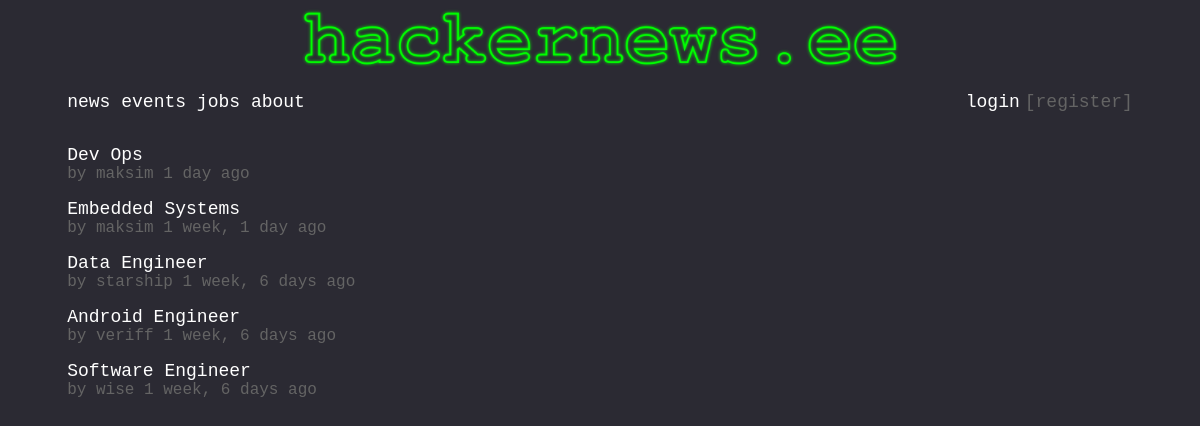
The app's page /jobs/, older data.
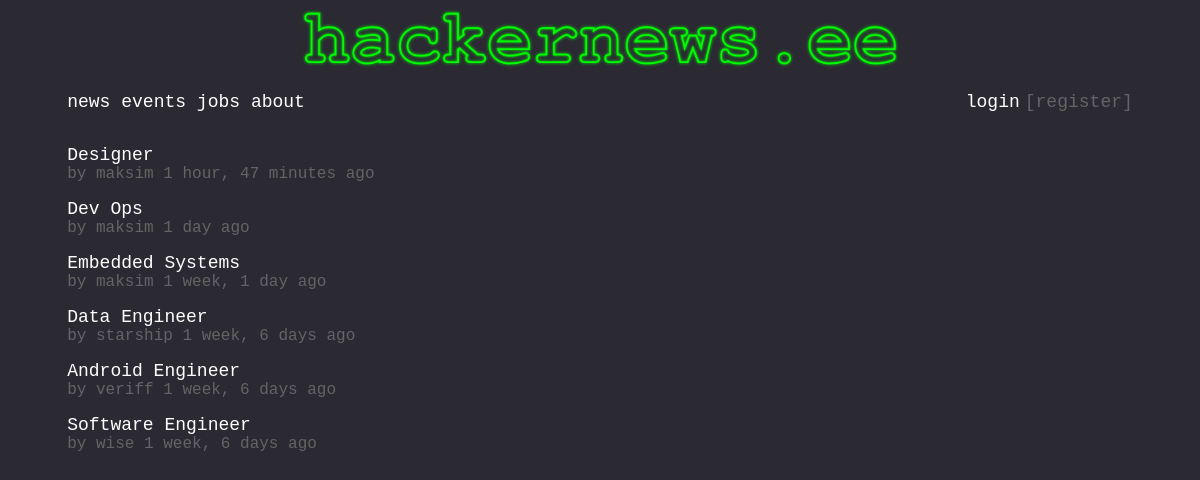
The same page, newer data.
### JobPost/models.py (models this page shows)
class JobPost(models.Model):
    title = models.CharField(max_length=100, blank=False)
    description = models.TextField(blank=False)
    author = models.CharField(max_length=20, blank=False)
    time = models.DateTimeField(auto_now_add=True, blank=False)
    url = models.URLField(max_length=300, blank=False)

### pages/views.py (the view)
# urls.py: path('jobs/', views.jobs_view, name='jobs'),
def jobs_view(request, *args, **kwargs):
    obj = JobPost.objects.all().order_by('-time')
    context = {
        'object' : obj
    }
    return render(request, "jobs.html", context)

### templates/jobs.html
{% extends 'base.html' %}
{% block content %}
{% for each in object %}
<article class="jobs">
    <a href="/jobdetail/{{ each.id }}" class="title">{{ each.title }}</a>
    <p class="subscript">by {{ each.author }} {{ each.time|timesince }} ago</p>
</article>
{% endfor %}
{% endblock %}

Row changes from the older to the newer data that the page shows:
added JobPost: title "Designer", author "maksim", time "1 hour, 47 minutes"
